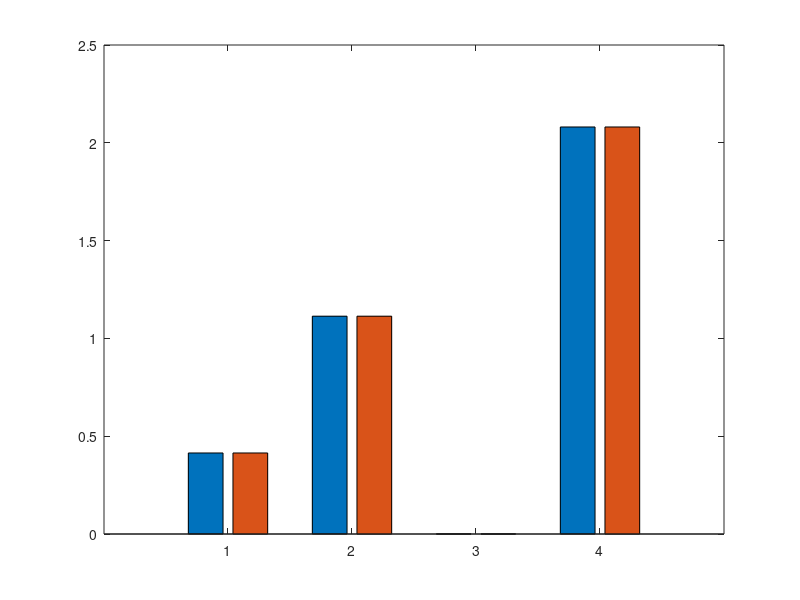

The MATLAB script that drew this image: (Note: this script raises an error after producing the figure.)
clear; clc; close all;

params = {'\eta', '\lambda_f', 'k', 'C_f'};

true_vals = [0.4, 0.1728, 0.1, 1.6];

inv_05 = [0.398343026638031, 0.17087575793266296, 0.1000002920627594, 1.5667058229446411];  % 改成0.5 m结果
inv_10 = [0.398343026638031, 0.17087575793266296, 0.1000002920627594, 1.5667058229446411];  % 改成1 m结果

err_05 = abs(inv_05 - true_vals) ./ abs(true_vals) * 100;
err_10 = abs(inv_10 - true_vals) ./ abs(true_vals) * 100;

Y = [err_05; err_10]';

figure('Position',[100 100 850 500]);
b = bar(Y, 'grouped');

b(1).LineWidth = 1.2;
b(2).LineWidth = 1.2;

set(gca, 'XTickLabel', params, 'FontSize', 13);
xlabel('Parameter');
ylabel('Relative error (%)');
legend({'0.5 m observations', '1 m observations'}, 'Location', 'best');
grid on;
box on;
title('Relative errors of identified parameters');
